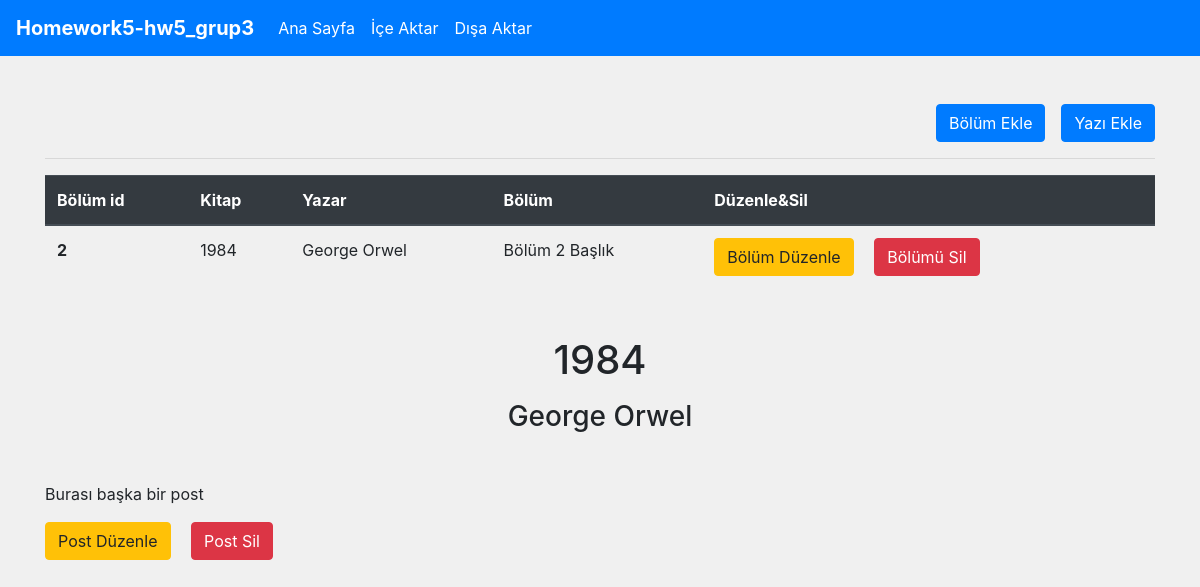
The page /book.php?id=2 on the database its author committed.
### tables this page shows
CREATE TABLE `book` (
  `id` int(11) NOT NULL,
  `name` varchar(255) NOT NULL,
  `desc` text NOT NULL,
  `image` longtext NOT NULL,
  `published_at` int(4) NOT NULL
);

CREATE TABLE `author` (
  `id` int(11) NOT NULL,
  `author_name` varchar(55) NOT NULL,
  `bookId` int(11) NOT NULL
);

CREATE TABLE `posts` (
  `id` int(11) NOT NULL,
  `post` longtext NOT NULL,
  `bookId` int(11) NOT NULL,
  `authorId` int(11) DEFAULT NULL,
  `sectionId` int(11) DEFAULT NULL
);

### app/DB/Database.php (called while the page is built, shortened)
<?php
class Database
{
    protected DriverInterface $driver;
    public function setDriver(DriverInterface $driver): void {
        $this->driver = $driver;
    }
    public function all(string $table): array{
        return $this->driver->all($table);
    }
    public function find(string $table, mixed $id):mixed{
        return $this->driver->find($table, $id);
    }
}

### app/DB/Engine/Mysql.php (called while the page is built, shortened)
<?php
class Mysql implements DriverInterface
{
    protected \PDO $pdo;
    public function __construct(string $host, string $user, string $pass, string $dbname)
    {
        try {
            $this->pdo = new \PDO("mysql:host=$host;dbname=$dbname", $user, $pass);
        }catch (\PDOException $exception){
            echo $exception->getMessage();
        }
    }
    public function all(string $table): array
    {
       $stmt = $this->pdo->prepare("SELECT * FROM $table");
       $stmt->execute();
       return $stmt->fetchAll(\PDO::FETCH_ASSOC);
    }
    public function find(string $table, mixed $id): mixed
    {
        $stmt = $this->pdo->prepare("SELECT * FROM $table WHERE id = $id");
        $stmt-> execute();
        return $stmt->fetch(\PDO::FETCH_ASSOC);
    }
}

### book.php (the view, shortened to what this page needs)
<?php
$config = require "config.php";
$engine = $config['engine'];
$host = $config['host'];
$user = $config['user'];
$pass = $config['password'];
$log_type = $config['logging'];
$log_file_dir = __DIR__."/storage/logs/logs.log";
if ($engine == "mysql") {
    $driver = new Mysql($host, $user, $pass, "book_app");
} elseif ($engine =="mongodb") {
    $driver = new MongoDB("", "", "", "", "", []);
}
if($log_type =="file"){
    $logger = new Logger(new File($log_file_dir));
}else{
    $logger = new Logger(new LoggerDatabase($driver));
}
try{
    $db = new Database();
    $db->setDriver($driver);
}catch (Exception $e){
    $logger->log($e, LoggableInterface::ERROR);
}
if (isset($_GET['id'])){
    try {
        $book = $db->find("book",$_GET['id']);
        $authors = $db->all("author");
        $sections = $db->all("section");
        $posts = $db->all("posts");
    }catch (Exception $e){
        $logger->log($e, LoggableInterface::ERROR);
    }
    foreach ($authors as $author){
        if ($book['id'] == $author['bookId']){
            $author_name =$author['author_name'];
        }
    }
    foreach ($sections as $section){
        if($book['id'] == $section['bookId']){
            $section_operations_arr[] = [
                $section['id'] => $section['section_name']
            ];
        }
    }
}
?>
<?php include "_shared/header.php";?>
<div class="container">
    <div class="d-flex justify-content-end">
        <div>
            <a href="section-create.php?id=<?=$_GET['id']?>" class="btn btn-primary mr-3">Bölüm Ekle</a>
        </div>
        <div>
            <a href="post-create.php?id=<?=$_GET['id']?>" class="btn btn-primary">Yazı Ekle</a>
        </div>
    </div>
    <hr>
    <table class="table">
        <thead class="thead-dark">
        <tr>
            <th scope="col">Bölüm id</th>
            <th scope="col">Kitap</th>
            <th>Yazar</th>
            <th>Bölüm</th>
            <th scope="col">Düzenle&Sil</th>
        </tr>
        </thead>
        <tbody>
    <?php
    if (isset($_GET['id'] ) && isset($section_operations_arr)){
        foreach ($section_operations_arr as $section) {
            foreach ($section as $section_id => $section_name){
                echo "
        <tr>
            <th scope='row'>$section_id</th>
            <td>$book[name]</td>
            <td>$author_name</td>
            <td>$section_name</td>
            <td>
                <div class=''>
                    <a href='section-edit.php?id=$section_id' class='btn btn-warning mr-3 '>Bölüm Düzenle</a>
                    <a href='section-delete.php?id=$section_id' class='btn btn-danger '>Bölümü Sil</a>
                </div>
            </td>
        </tr>";
            }
        }
    }
    ?>
        </tbody>
    </table>
    <div class="mt-5">
        <h1 class="text-center"><?= $book['name']??''?></h1>
        <h3 class="text-center mt-3"><?= $author_name??'' ?></h3>
    </div>
    <div class="mt-5">
        <?php
        foreach ($posts as $post){
            if($book['id'] == $post['bookId']){
            echo "<div class='mt-5'><p>$post[post]</p></div>
                <div class='mt-3'>
                    <a href='post-edit.php?id=$post[id]' class='btn btn-warning mr-3 '>Post Düzenle</a>
                    <a href='post-delete.php?id=$post[id]' class='btn btn-danger '>Post Sil</a>
                </div> ";
        }
        }
        ?>
    </div>
</div>
<?php include "_shared/footer.php";?>

### rows shown on the page
book: name "1984"
author: author_name "George Orwel"
posts: post "Burası başka bir post"

### other values the page prints
$section_id "2"
$section_name "Bölüm 2 Başlık"
